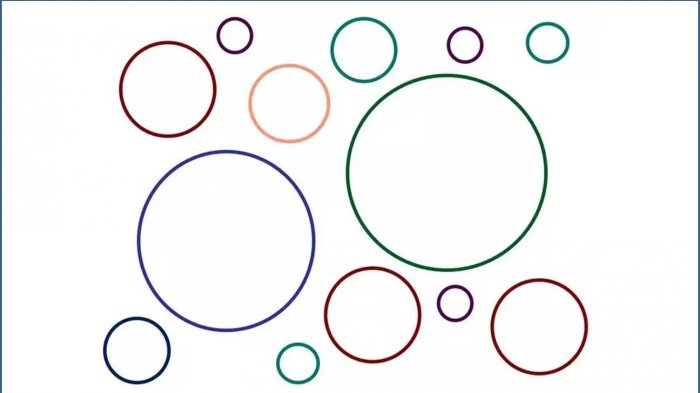
#> input picture 5-UAS/Nomor4/lingkaran.jpg, 700 x 393 px
$ python nomor4.py
#> lines starting #> are read from the running program, lines starting #| are printed output that depends on the picture
import cv2
import numpy as np
import sys

# Baca gambar
img = cv2.imread(sys.path[0]+"/lingkaran.jpg", cv2.IMREAD_GRAYSCALE)
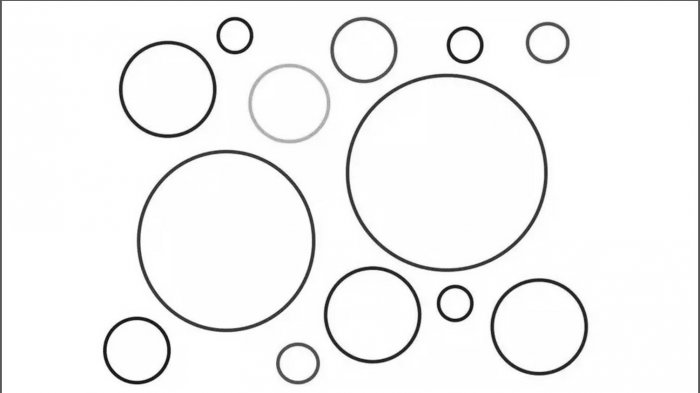
#> img: shape (393, 700); min 5, max 255, mean 244.4

# pre-processing
imgm = cv2.medianBlur(img,5)
imgb = cv2.cvtColor(imgm, cv2.COLOR_GRAY2BGR)


# Deteksi lingkaran menggunakan Hough Transform
circles = cv2.HoughCircles(
    imgm,
    cv2.HOUGH_GRADIENT,
    1,  # Resolusi ruang akumulator yang diinginkan (semakin kecil semakin akurat, tapi juga membutuhkan lebih banyak waktu)
    50,  # Jarak minimum antara pusat dua lingkaran yang dideteksi
    param1=100,  # Parameter deteksi tepi (semakin tinggi, semakin ketat)
    param2=50,  # Parameter ambang batas untuk memilih pusat lingkaran (semakin kecil, semakin ketat)
    minRadius=0,  # Radius minimum lingkaran yang akan dideteksi
    maxRadius=100  # Radius maksimum lingkaran yang akan dideteksi
)
#> circles = 13 rows, first 8: [444.5, 172.5, 99.4], [224.5, 240.5, 87.1], [539.5, 326.5, 48.5], [371.5, 314.5, 44.8], [363.5, 49.5, 33.7], [167.5, 89.5, 44.7], [286.5, 102.5, 39.1], [136.5, 349.5, 29.7]

# Jika lingkaran ditemukan, gambar mereka pada gambar asli
if circles is not None:
   # cari koordinat x,y dan radius (r)
   circles = np.round(circles[0, :]).astype("int")
#> circles = 13 rows, first 8: [444, 172, 99], [224, 240, 87], [540, 326, 48], [372, 314, 45], [364, 50, 34], [168, 90, 45], [286, 102, 39], [136, 350, 30]
   print(circles)
#| [[444 172  99]
#|  [224 240  87]
#|  [540 326  48]
#|  [372 314  45]
#|  [364  50  34]
#|  [168  90  45]
#|  [286 102  39]
#|  [136 350  30]
#|  [548  42  21]
#|  [454 304  18]
#|  [464  44  19]
#|  [234  36  14]
#> (further printed lines are left out)
   # cari terus dlm loop
   for (x, y, r) in circles:
      cv2.circle(imgb, (x, y), r, (0, 255, 0), 2)
#> this loop made 13 passes
#> (x, y, r) on passes 1 to 12: (444, 172, 99), (224, 240, 87), (540, 326, 48), (372, 314, 45), (364, 50, 34), (168, 90, 45), (286, 102, 39), (136, 350, 30), (548, 42, 21), (454, 304, 18), (464, 44, 19), (234, 36, 14)
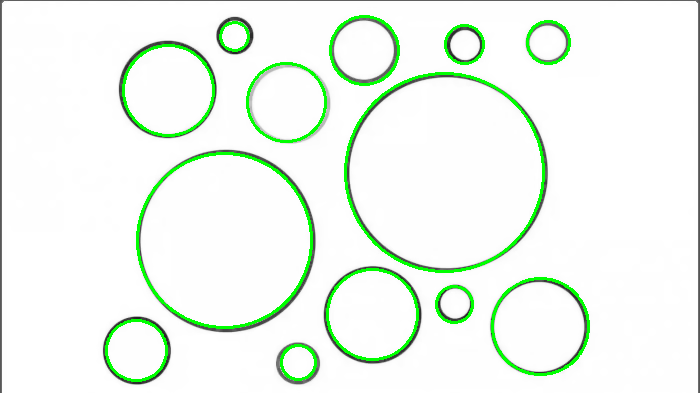
#> imgb: shape (393, 700, 3); mean B, G, R 239.1, 248.2, 239.1

# Tampilkan hasil
cv2.imshow('Deteksi Lingkaran', imgb)
cv2.waitKey(0)
cv2.destroyAllWindows()
